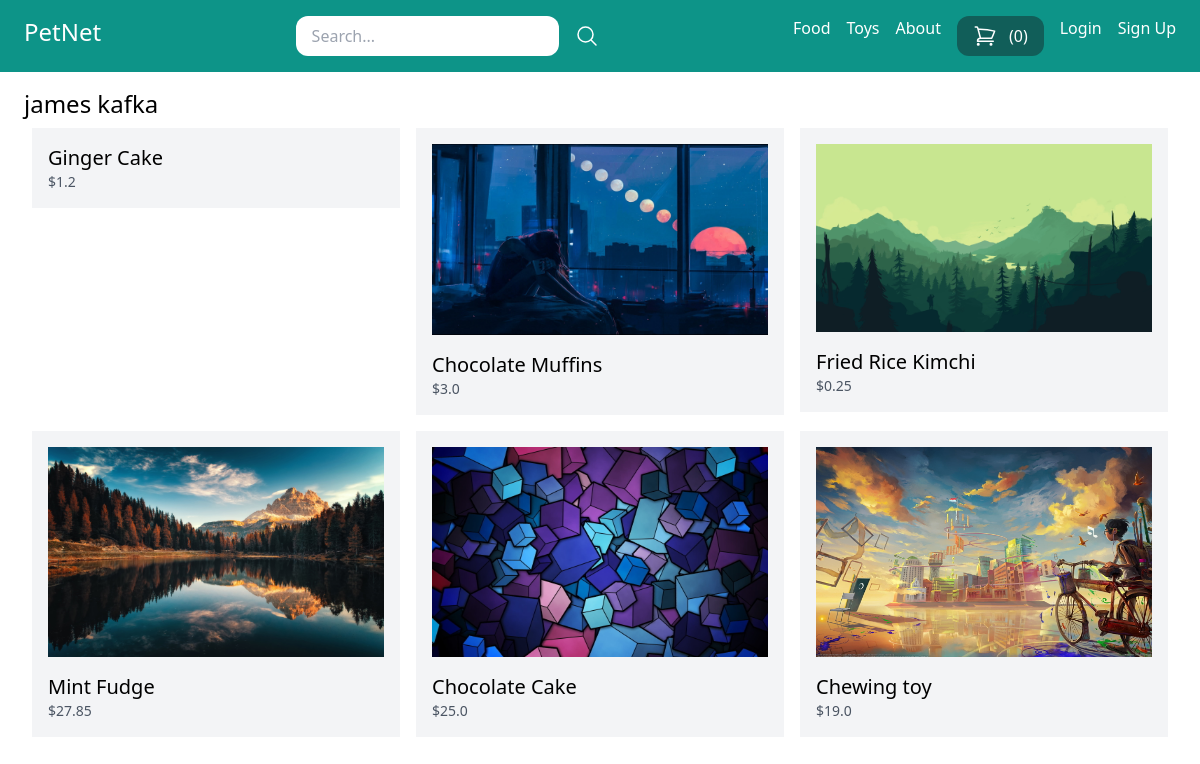
/vendors/1/, run on the app's committed database.
### store/models.py (models this page shows, shortened)
class Category(models.Model):
    title = models.CharField(max_length=50)
    slug = models.SlugField(max_length=50)
    class Meta:
        verbose_name_plural = 'Categories'

class Product(models.Model):
    DRAFT = 'draft'
    WAITING_FOR_APPROVAL = 'waiting_for_approval'
    ACTIVE = 'active'
    DELETED = 'deleted'
    STATUS_CHOICES = (
        (DRAFT, 'Draft'),
        (WAITING_FOR_APPROVAL, 'Waiting for approval'),
        (ACTIVE, 'Active'),
        (DELETED, 'Deleted'),
    )
    user = models.ForeignKey(User, related_name='products', on_delete=models.CASCADE)
    category = models.ForeignKey(Category, related_name='products', on_delete=models.CASCADE)
    title = models.CharField(max_length=50)
    slug = models.SlugField(max_length=50)
    description = models.TextField(blank=True)
    price = models.IntegerField()
    image = models.ImageField(upload_to='uploads/product_images/', blank=True, null=True)
    thumbnail = models.ImageField(upload_to='uploads/product_images/product_thumbnails/', blank=True, null=True)
    created_at = models.DateTimeField(auto_now_add=True)
    updated_at = models.DateTimeField(auto_now=True)
    status = models.CharField(max_length=50, choices=STATUS_CHOICES, default=ACTIVE)
    class Meta:
        ordering = ('-created_at',)
    def get_display_price(self):
        return self.price / 100

### userprofile/views.py (the view)
# urls.py: path('vendors/<int:pk>/', views.vendor_details, name = 'vendor_details'),
def vendor_details(request, pk):
    user = User.objects.get(pk = pk)
    products = user.products.filter(status = Product.ACTIVE)
    context = {
        'user': user,
        'products': products,
    }
    return render(request, 'userprofile/vendor_details.html', context)

### store/cart.py (called while the page is built)
    def __len__(self):
        return sum(item['quantity'] for item in self.cart.values())

### store/context_processor.py (called while the page is built)
def cart(request):
    return {'cart': Cart(request)}

### store/templatetags/menu.py (called while the page is built)
@register.inclusion_tag('core/menu.html')
def menu():
    categories = Category.objects.all()
    context = {
        'categories': categories
    }
    return context

### userprofile/templates/userprofile/vendor_details.html (shortened to what this page needs)
{% extends 'base.html' %}
{% block content %}
        <h1 class="text-2xl">{% firstof user.get_full_name user.username %}</h1>
        <div class="flex flex-wrap">
            {% for product in products %}
                 <div class="product w-1/3 p-2">
                      <div class="p-4 bg-gray-100">
                           <a href="{% url 'product_detail' product.category.slug product.slug %}">
                             {% if product.image %}
                             <div class="image mb-4">
                                  <img src="{{ product.image.url }}" alt="Image of {{ product.title }}">
                             </div>
                             {% endif %}
                             <h2 class="text-xl"> {{ product.title }}</h2>
                             <p class="text-sm text-gray-600">${{ product.get_display_price }}</p>
                           </a>
                      </div>
                 </div>
            {% endfor %}
       </div>
{% endblock content %}

### core/templates/core/menu.html
{% for category in categories %}
    <a href="{% url 'category_detail' category.slug %}" class="text-white">{{ category.title }}</a>
{% endfor %}
<a href="{% url 'core:about' %}" class="text-white">About</a>

### data on the page
Category: title "Food"
Category: title "Toys"
Product: title "Ginger Cake", get_display_price "1.2"
Product: image (picture), title "Chocolate Muffins", get_display_price "3.0"
Product: image (picture), title "Fried Rice Kimchi", get_display_price "0.25"
Product: image (picture), title "Mint Fudge", get_display_price "27.85"
Product: image (picture), title "Chocolate Cake", get_display_price "25.0"
Product: image (picture), title "Chewing toy", get_display_price "19.0"

### other printed values
{{ cart | length }} "0"
